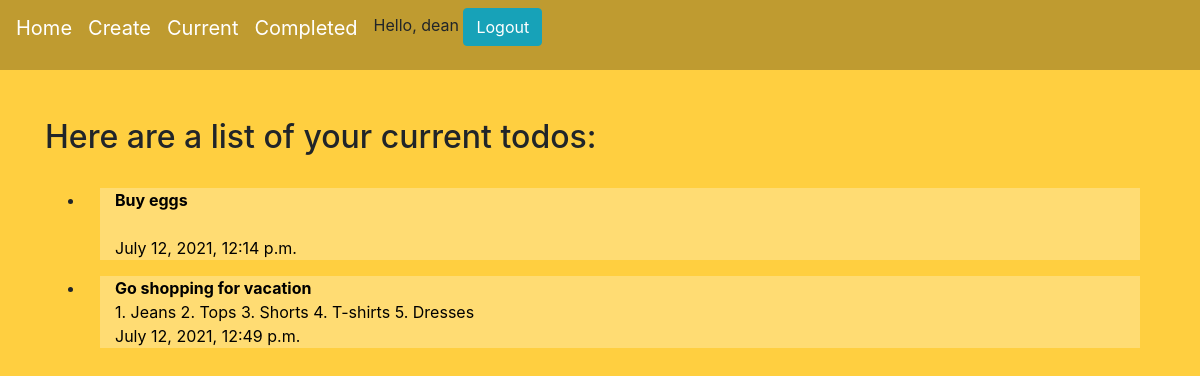
The page /current/ (signed in) on the database as committed earlier.
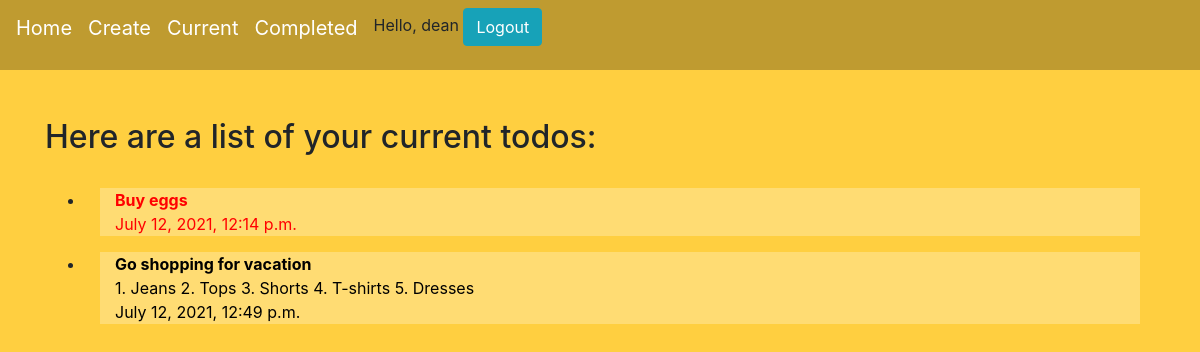
The same page on the database as committed later.
### todo/models.py (models this page shows, shortened)
class Todo(models.Model):
    title = models.CharField(max_length=100)
    memo = models.TextField(blank=True)
    created = models.DateTimeField(auto_now_add=True)
    datecompleted = models.DateTimeField(null=True, blank=True)
    important = models.BooleanField(default=False)
    user = models.ForeignKey(User, on_delete=models.CASCADE)

### todo/views.py (the view)
# urls.py: path('current/', views.currenttodos, name='currenttodos'),
@login_required
def currenttodos(request):
    todos = Todo.objects.filter(user=request.user, datecompleted__isnull=True)
    return render(request,'todo/currenttodos.html',{'todos':todos})

### todo/templates/todo/currenttodos.html (shortened to what this page needs)
{% extends 'todo/base.html' %}
{% block content %}
<body style="background-color:#ffcf40">
  <div class="container">
    {% if todos %}
    <h2>Here are a list of your current todos:</h2><br>
    {% for todo in todos %}
    <ul>
      <li>
        <div class="container">
          <a href="{% url 'viewtodo' todo.id %}">
            {% if todo.important %}
              <div class="container" style="color: red; background-color: #ffdc73">
                  <b>{{ todo.title }}</b>
                  <br>
                  {{ todo.created }}
              </div>
            {% else %}
            <div class="container" style="color: black; background-color: #ffdc73">
              <b>{{ todo.title }}</b>
              <br>
              {% if todo.memo %}
                {{ todo.memo }}
              {% endif %}
              <br>
              {{ todo.created }}
            </div>
            {% endif %}
          </a>
        </div>
      </li>
    </ul>
    {% endfor %}
  </body>
  {% else %}
    <h1>Looks like you do not have any todos</h1>
    <h2>Create your todo list now!</h2>
    {% endif %}
{% endblock %}

### todo/templates/todo/base.html (shortened to what this page needs)
{% load static %}
<link rel="stylesheet" href="https://cdn.jsdelivr.net/npm/bootstrap@4.6.0/dist/css/bootstrap.min.css">
{% if user.is_authenticated %}
  <nav class="navbar navbar-expand-lg navbar-dark" style="background-color:#bf9b30">
    <div class="collapse navbar-collapse">
      <ul class="navbar-nav">
        <li class="nav-item">
          <a class="navbar-brand" href="{% url 'home' %}">Home</a>
        </li>
        <li class="nav-item">
          <a class="navbar-brand" href="{% url 'createtodo' %}">Create</a>
        </li>
        <li class="nav-item">
          <a class="navbar-brand" href="{% url 'currenttodos' %}">Current</a>
        </li>
        <li class="nav-item">
          <a class="navbar-brand" href="{% url 'completedtodos' %}">Completed</a>
        </li>
        <li class="nav-item navbar-dark">
            <form class="ml-auto" action="{% url 'logoutuser' %}" method="POST">
                Hello, {{ user.username }}
                <button type="submit" name="logout" class="btn btn-info">Logout</button>
            </form>
        </li>
      </ul>
    </div>
  </nav>
{% endif %}
{% block content %}{% endblock %}

Rows that differ between the two databases and show on the page:
changed Todo "Buy eggs": important False → True (drawn)
